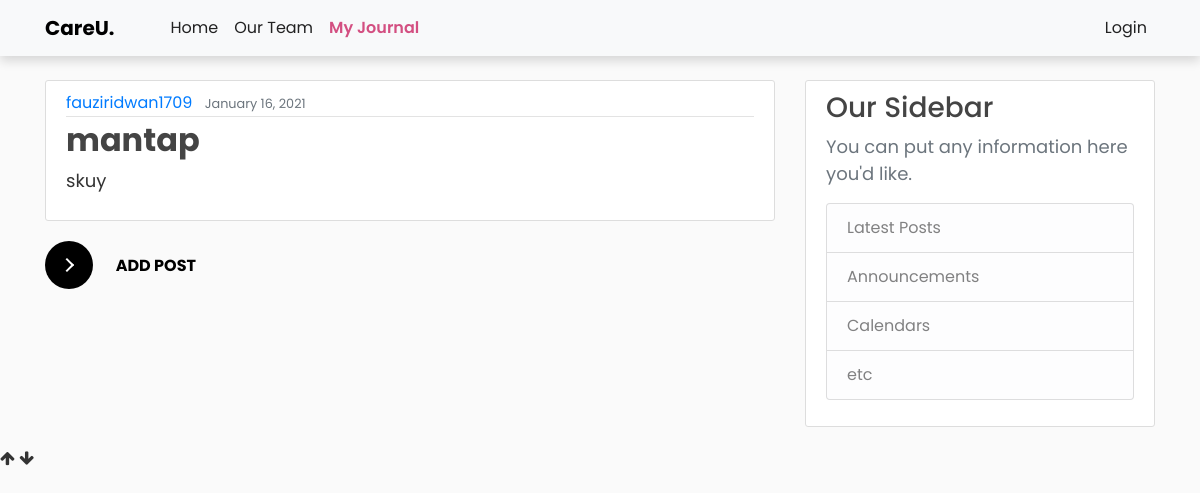
Page /post/ on the earlier database version.
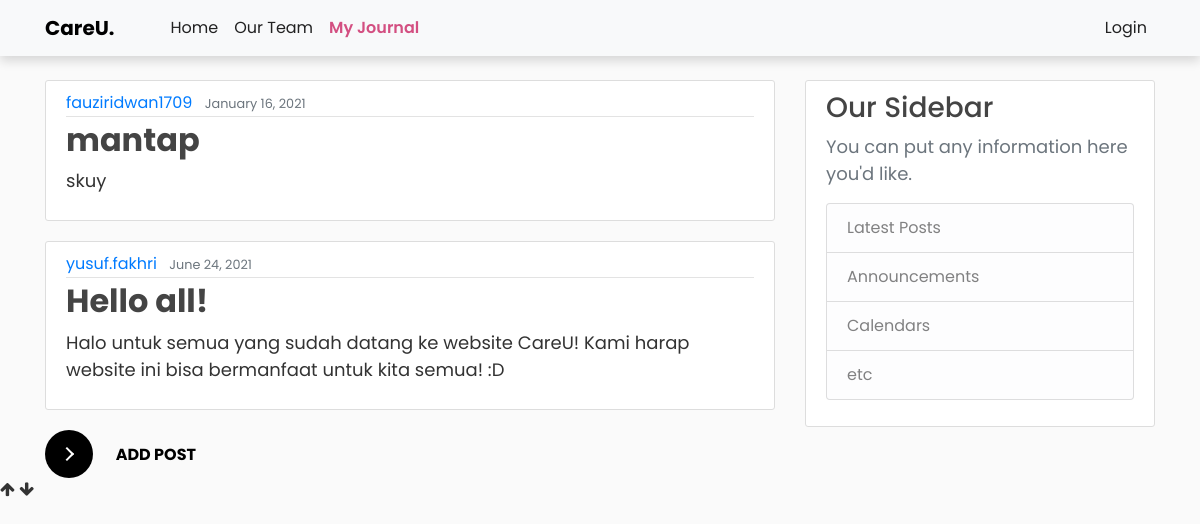
Same page on the later database version.
### careu/models.py (models this page shows, shortened)
class Post(models.Model):
    title = models.CharField(max_length=100)
    content = models.TextField()
    date_posted = models.DateTimeField(default=timezone.now)
    author = models.ForeignKey(User, on_delete=models.CASCADE)

### careu/views.py (the view)
# urls.py: 2. Add a URL to urlpatterns:  path('', views.home, name='home')
def home(request):
    context = {
        'posts': Post.objects.all() # pylint: disable=no-member
    }
    return render(request, 'home.html', context)

### careu/templates/home.html (shortened to what this page needs)
{% extends "base.html" %}
{% load static %}
{% block content %}
<!DOCTYPE html>
<html>
<body>
      <main role="main" class="container">
        <div class="row">
          <div class="col-md-8">
              {% for post in posts %}
              <article class="media content-section">
                  <div class="media-body">
                  <div class="article-metadata">
                      <a class="mr-2" href="#">{{ post.author }}</a>
                      <small class="text-muted">{{ post.date_posted|date:"F d, Y" }}</small>
                  </div>
                  <h2><a class="article-title" href="{% url 'journal-detail' post.id %}">{{ post.title }}</a></h2>
                  <p class="article-content">{{ post.content }}</p>
                  </div>
              </article>
          {% endfor %}
          <a href="{% url 'journal-create' %}">
            <div id="container">
                <button class="learn-more">
        <span class="circle" aria-hidden="true">
          <span class="icon arrow"></span>
        </span>
        <span class="button-text">Add Post</span>
      </button>
            </div>
        </a>
          </div>
          <div class="col-md-4">
            <div class="content-section">
              <h3>Our Sidebar</h3>
              <p class='text-muted'>You can put any information here you'd like.
                <ul class="list-group">
                  <li class="list-group-item list-group-item-light">Latest Posts</li>
                  <li class="list-group-item list-group-item-light">Announcements</li>
                  <li class="list-group-item list-group-item-light">Calendars</li>
                  <li class="list-group-item list-group-item-light">etc</li>
                </ul>
              </p>
            </div>
          </div>
        </div>
      </main>
</body>
</html>
{% endblock content %}

Differences in the rows shown:
added Post: author "yusuf.fakhri", date_posted "June 24, 2021", title "Hello all!", content "Halo untuk semua yang sudah datang ke website CareU! Kami harap website ini bisa bermanfaat untuk kita semua! :D"
